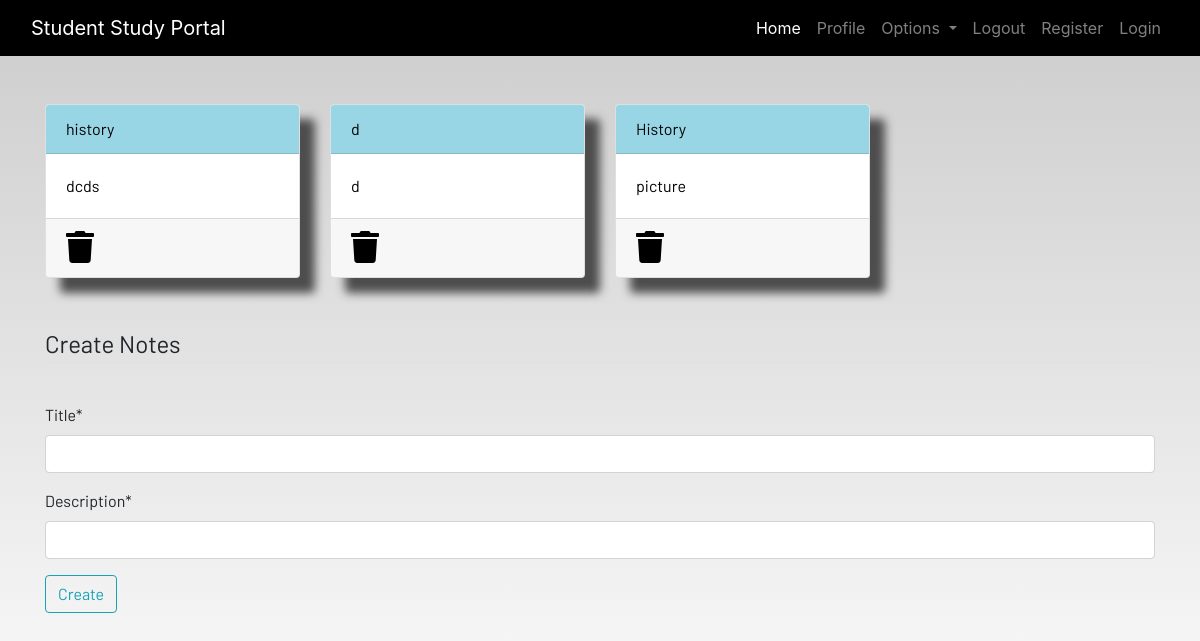
Before: /notes (signed in) with the older database file.
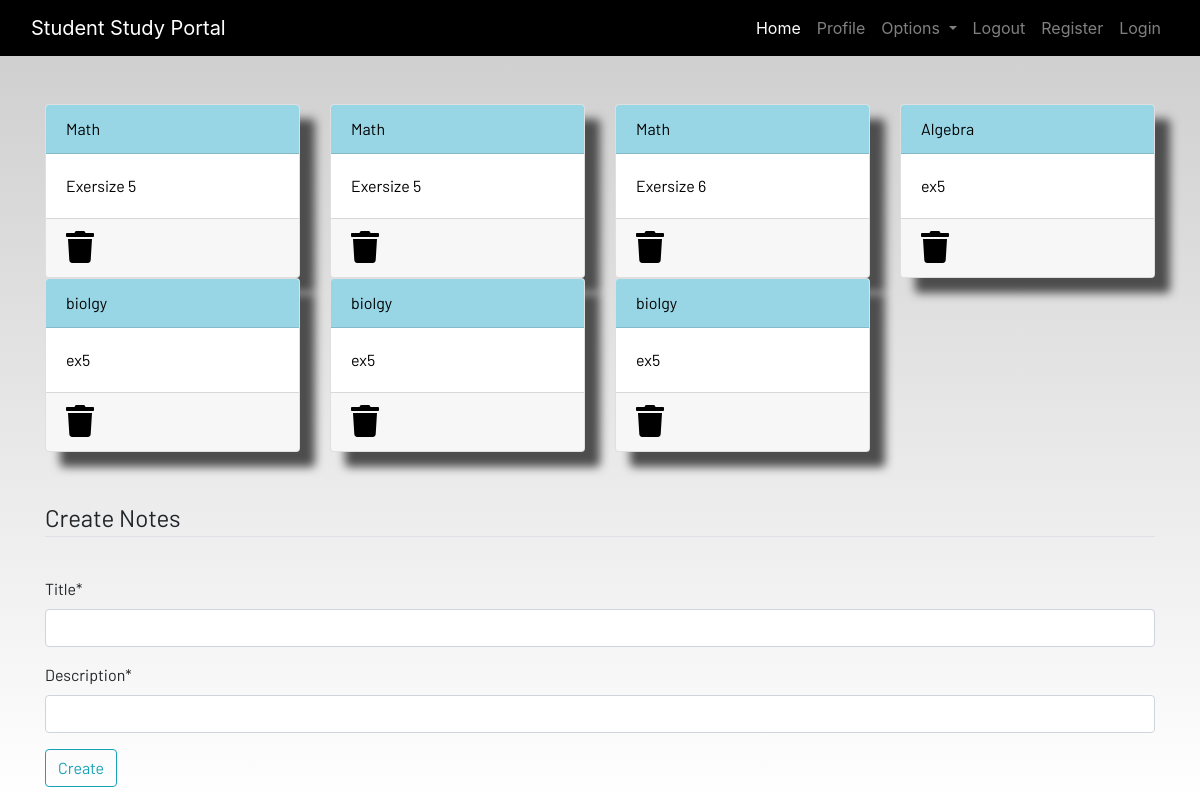
After: the same page with the newer database file.
### dashboard/models.py (models this page shows, shortened)
class Notes(models.Model):
 user=models.ForeignKey(User, on_delete=models.CASCADE)
 title = models.CharField(max_length=45)
 description = models.CharField(max_length=250)
 class Meta:
   verbose_name = "notes"
   verbose_name_plural ="notes"

### dashboard/views.py (the view)
# urls.py: path('notes', views.notes,name='notes')
def notes(request):
     if request.method == "POST":
        form = NotesForm(request.POST)
        if form.is_valid():
             notes=Notes(user=request.user,title=request.POST['title'],description=request.POST['description'])
             notes.save()
             messages.success(request,f"Notes Added from{request.user.username}Successfully!")
     else:
          form = NotesForm()
     notes=Notes.objects.filter(user=request.user)
     context={'notes':notes,'form':form}
     return render(request,'dashboard/notes.html',context)

### dashboard/forms.py
class NotesForm(forms.ModelForm):
      class Meta:
        model= Notes
        fields=['title','description']

### dashboard/templates/dashboard/notes.html (shortened to what this page needs)
{% extends 'dashboard/base.html' %}
{% load static %}
{% load crispy_forms_tags %}
{% block content %}
<div class="container">
    <div class="row">
        {% for note  in notes %}
        <div class="col-md-3">
            <a href="#">
                <div class="card">
                    <div class="card-header">{{note.title}}</div>
                    <div class="card-body">{{note.description|slice:"0:100"}}</div>
                    <div class="card-footer mt-auto "><a href="#">
                        <i class="fa fa-trash fa-2x"></i></a>
                    </div>
                </div>
            </a>
        </div>
        {% endfor %}
        <br><br>
    </div>
</div>
<br><br>
<div class="container">
    <form method="POST">
        <fieldset class="form-group">
            <legend class="border-bottom mb-4">Create Notes</legend>
        </fieldset>
        {{form |crispy}}
        <div class="form-group">
            <button href="" class="btn btn-outline-info" type="submit">
                Create
            </button>
        </div>
    </form>
</div>
{% endblock content %}

### dashboard/templates/dashboard/base.html (shortened to what this page needs)
<!DOCTYPE html>
{% load static %}
<html lang="en">
<head>
  <link rel="stylesheet" href="https://stackpath.bootstrapcdn.com/bootstrap/4.3.1/css/bootstrap.min.css"
 />
  <link rel="stylesheet" href="https://use.fontawesome.com/releases/v5.7.2/css/all.css"
 />
  <link rel="stylesheet" href="{% static 'css/main.css' %}" />
</head>
<body>
  <header>
    <nav class="navbar navbar-expand-lg navbar-dark bg-dark">
      <div class="container-fluid">
        <a class="navbar-brand" href="#">Student Study Portal</a>
        <div class="collapse navbar-collapse justify-content-end" id="navbarSupportedContent">
          <ul class="navbar-nav mb-2 mb-lg-0">
            <li class="nav-item">
              <a class="nav-link active" aria-current="page" href="#">Home</a>
            </li>
            <li class="nav-item">
              <a class="nav-link" href="#">Profile</a>
            </li>
            <li class="nav-item dropdown">
              <a class="nav-link dropdown-toggle" href="#" id="navbarDropdown" role="button" data-toggle="dropdown"
                aria-haspopup="true" aria-expanded="false">
                Options
              </a>
            </li>
            <li class="nav-item">
              <a class="nav-link" href="#">Logout</a>
            </li>
            <li class="nav-item">
              <a class="nav-link" href="#">Register</a>
            </li>
            <li class="nav-item">
              <a class="nav-link" href="#">Login</a>
            </li>
          </ul>
        </div>
      </div>
    </nav>
  </header>
  <br /><br />
  <main>
  {% block content %}
  {% endblock content %}
  </main>
</body>
</html>

### static/css/main.css (style rules this page uses)
html { scroll-behavior: smooth; height: 100%; width: 100%; }
main { font-family: Barlow, Quicksand, Rubik, sans-serif, serif, 'Times New Roman', Times, serif !important; }
.navbar { background-color: rgb(0, 0, 0) !important; }
.card { box-shadow: 15px 15px 10px rgb(78, 77, 77); }
a { text-decoration: none !important; color: black; }
.card-header { color: black !important; background: rgb(152, 214, 230) !important; transition: 0.3s ease-in; }
html, body { max-width: 100%; overflow-x: hidden; height: 100%; width: 100%; }
body { background: linear-gradient(rgba(0, 0, 0, 0.2), rgba(255, 255, 255, 0.5)); overflow-x: hidden; background-repeat: no-repeat; }
.card-header { background-color: rgb(133, 204, 231); }
.col-md-3 .card { width: 100%; height: 100%; }
.fa { color: black; }

Changed rows visible on the page:
removed Notes: title "history", description "dcds"
removed Notes: title "d", description "d"
removed Notes: title "History", description "picture"
added Notes: title "Math", description "Exersize 5"
added Notes: title "Math", description "Exersize 5"
added Notes: title "Math", description "Exersize 6"
added Notes: title "Algebra", description "ex5"
added Notes: title "biolgy", description "ex5"
added Notes: title "biolgy", description "ex5"
added Notes: title "biolgy", description "ex5"
